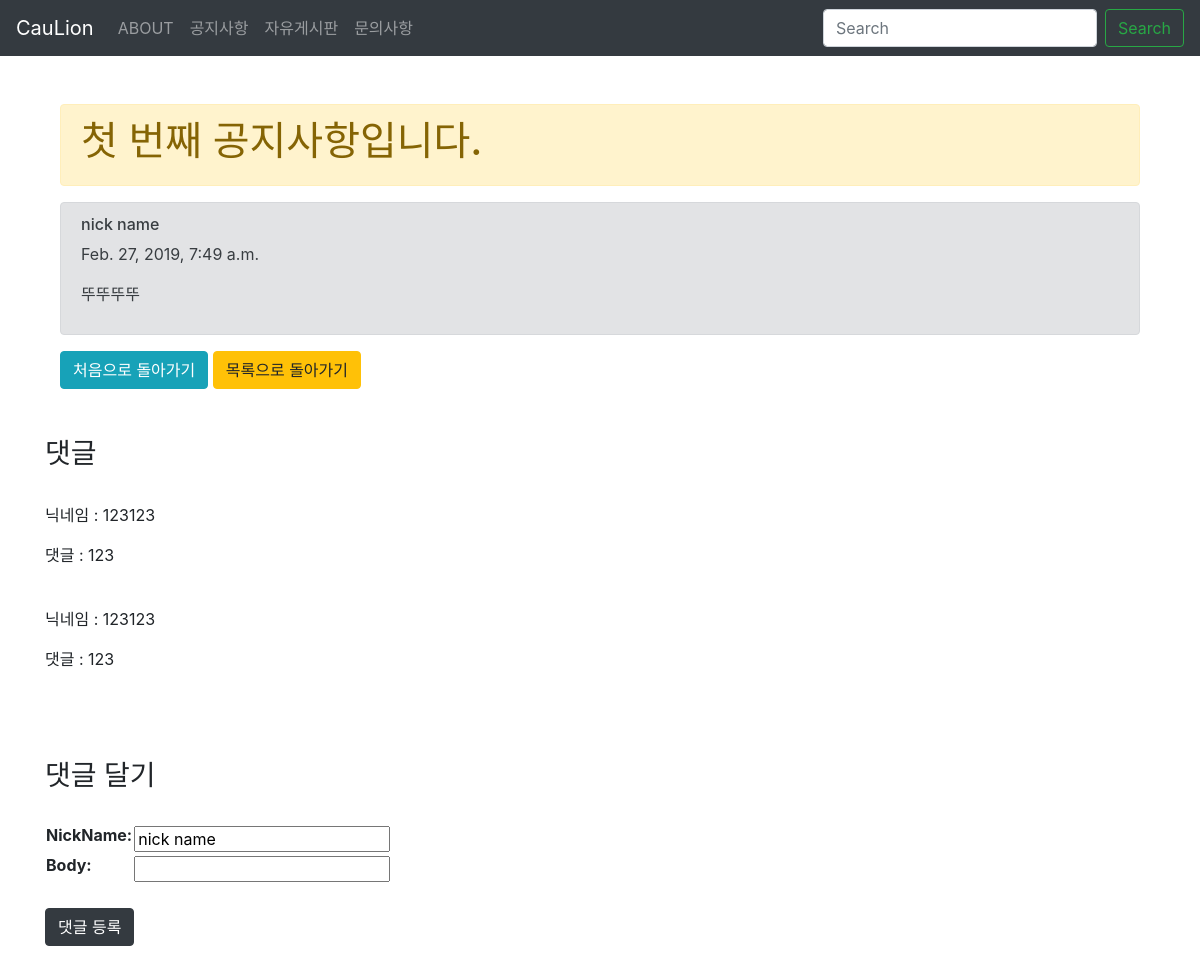
Page /board/free_board/1/ on the committed database.
### board/models.py (models this page shows, shortened)
class Post(models.Model):
  title = models.CharField(max_length=200)
  pub_date = models.DateTimeField('date published')
  body = models.TextField()
  nickName = models.CharField(max_length=20, default = 'nick name')

class Comment(models.Model):
  nickName = models.CharField(max_length=20, default = 'nick name')
  pub_date = models.DateTimeField(auto_now_add = True)
  body = models.CharField(max_length = 200)
  post_id = models.IntegerField()

### board/views.py (the view)
# urls.py: path('free_board/<int:post_id>/',views.free_board_detail,name="free_board_detail"),
def free_board_detail(request,post_id):
  details = get_object_or_404(Post, pk = post_id)
  comments = Comment.objects.all()
  comments = comments.filter(post_id = details.id)
  if request.method == 'POST':
    form = CommentPost(request.POST)
    if form.is_valid():
      comment = form.save(commit=False)
      comment.pub_date = timezone.now()
      comment.post_id = details.id
      comment.save()
      return redirect('/board/free_board/'+str(details.id))
  else:
    form = CommentPost()
    return render(request, 'free_board_detail.html',{'details':details,'form':form,'comments':comments})

### board/form.py
class CommentPost(forms.ModelForm):
  class Meta:
    model = Comment
    fields = ['nickName','body']

### board/templates/free_board_detail.html (shortened to what this page needs)
{% extends 'base.html' %}
{% block contents %}
  <body>
    <div class="container">
      <div class="alert alert-warning alert-dismissible fade show" role="alert">
          <h1>{{details.title}}</h1>
      </div>
      <div class="alert alert-secondary" role="alert">
        <h6>{{details.nickName}}</h6>
        <p>{{details.pub_date}}</p>
        <p>{{details.body}}</p>
      </div>
      <a href = "/" class="btn btn-info">처음으로 돌아가기</a>
      <a href = "{%url 'free_board'%}" class="btn btn-warning">목록으로 돌아가기</a>
    </div>
  </body>
<h3>댓글</h3></br>
{%for comment in comments%}
  <p>닉네임 : {{comment.nickName}}</p>
  <p>댓글 : {{comment.body}}</p></br>
{%endfor%}
<h3>댓글 달기</h3></br>
<form method = "POST">
  <table>
    {{form.as_table}}
  </table>
  <input class = "btn btn-dark" type = "submit" value = "댓글 등록">
</form>
{% endblock %}

### rows in the picture
Post: title "첫 번째 공지사항입니다.", nickName "nick name", pub_date "Feb. 27, 2019, 7:49 a.m.", body "뚜뚜뚜뚜"
Comment: nickName "123123", body "123"
Comment: nickName "123123", body "123"
